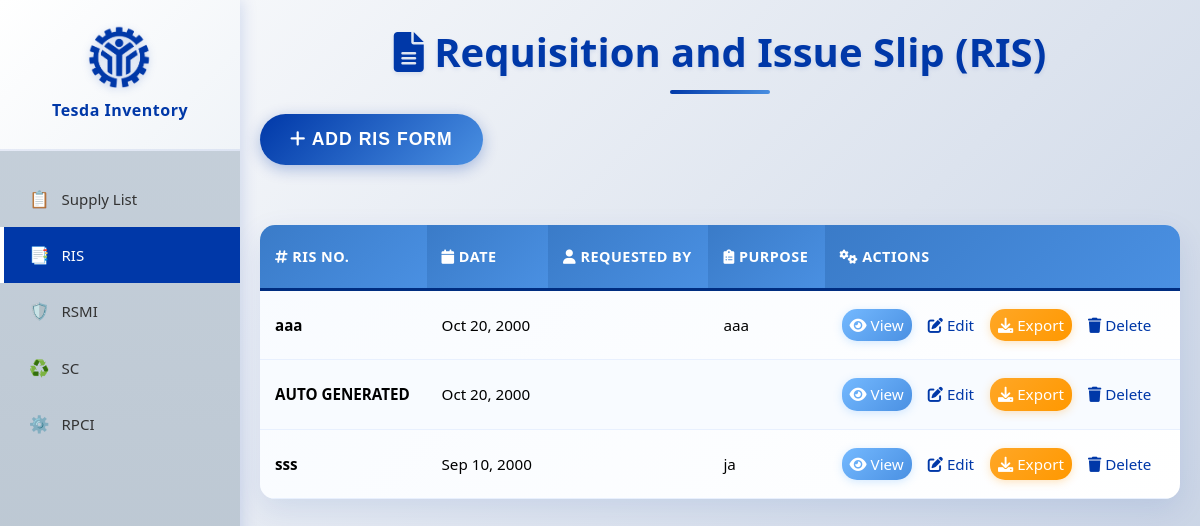
Page /ris.php on the earlier database version.
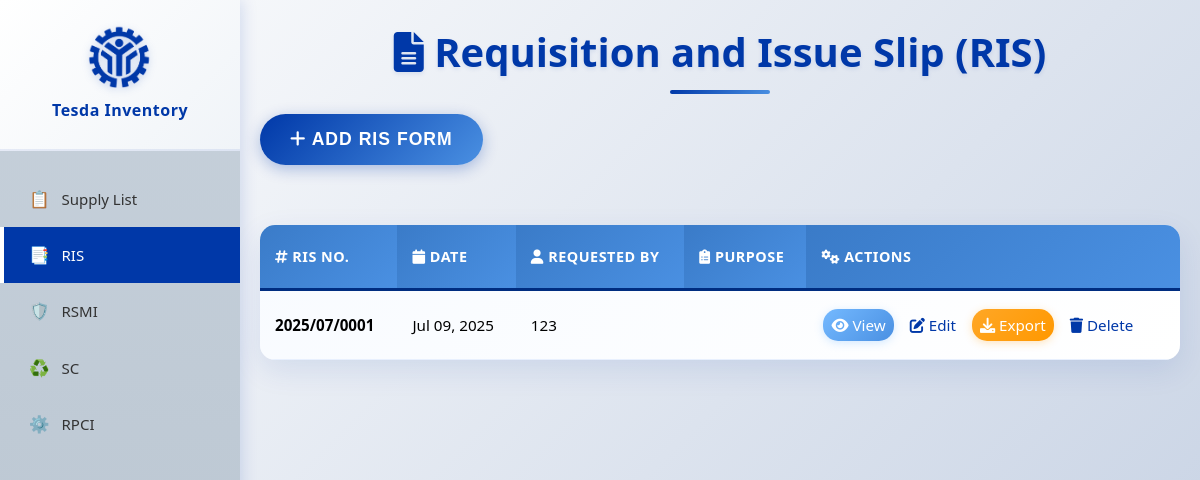
Same page on the later database version.
### tables this page shows
CREATE TABLE `ris` (
  `ris_id` int(11) NOT NULL,
  `entity_name` varchar(255) DEFAULT NULL,
  `fund_cluster` varchar(100) DEFAULT NULL,
  `division` varchar(100) DEFAULT NULL,
  `office` varchar(100) DEFAULT NULL,
  `responsibility_center_code` varchar(100) DEFAULT NULL,
  `ris_no` varchar(100) DEFAULT NULL,
  `date_requested` date DEFAULT NULL,
  `purpose` text DEFAULT NULL,
  `requested_by` varchar(255) DEFAULT NULL,
  `approved_by` varchar(255) DEFAULT NULL,
  `issued_by` varchar(255) DEFAULT NULL,
  `received_by` varchar(255) DEFAULT NULL,
  `created_at` timestamp NOT NULL DEFAULT current_timestamp()
);

### ris.php (the view, shortened to what this page needs)
<!DOCTYPE html>
<html lang="en">
<head>
    <link rel="stylesheet" href="css/styles.css?v=<?= time() ?>">
    <link href="https://cdnjs.cloudflare.com/ajax/libs/font-awesome/6.0.0/css/all.min.css" rel="stylesheet">
</head>
<body class="ris-page">
<?php include 'sidebar.php'; ?>
<div class="content">
    <h2><i class="fas fa-file-alt"></i> Requisition and Issue Slip (RIS)</h2>
    <button onclick="window.location.href='add_ris.php'">
        <i class="fas fa-plus"></i> Add RIS Form
    </button>
    <table>
        <thead>
            <tr>
                <th><i class="fas fa-hashtag"></i> RIS No.</th>
                <th><i class="fas fa-calendar"></i> Date</th>
                <th><i class="fas fa-user"></i> Requested By</th>
                <th><i class="fas fa-clipboard-list"></i> Purpose</th>
                <th><i class="fas fa-cogs"></i> Actions</th>
            </tr>
        </thead>
        <tbody>
            <?php
            $result = $conn->query("SELECT * FROM ris ORDER BY date_requested DESC");
            if ($result && $result->num_rows > 0) {
                while ($row = $result->fetch_assoc()) {
                    echo '<tr>';
                    echo '<td><strong>' . htmlspecialchars($row['ris_no']) . '</strong></td>';
                    echo '<td>' . date('M d, Y', strtotime($row['date_requested'])) . '</td>';
                    echo '<td>' . htmlspecialchars($row['requested_by']) . '</td>';
                    echo '<td>' . htmlspecialchars($row['purpose']) . '</td>';
                    echo '<td>
                        <a href="view_ris.php?ris_id=' . $row["ris_id"] . '" title="View RIS">
                            <i class="fas fa-eye"></i> View
                        </a>
                        <a href="add_ris.php?ris_id=' . $row["ris_id"] . '" title="Edit RIS">
                            <i class="fas fa-edit"></i> Edit
                        </a>
                        <a href="export_ris.php?ris_id=' . $row["ris_id"] . '" title="Export RIS">
                            <i class="fas fa-download"></i> Export
                        </a>
                        <a href="ris.php?delete_ris_id=' . $row["ris_id"] . '"
                           onclick="return confirm(\'Are you sure you want to delete this RIS?\')"
                           title="Delete RIS">
                            <i class="fas fa-trash"></i> Delete
                        </a>
                    </td>';
                    echo '</tr>';
                }
            } else {
                echo '<tr><td colspan="5">
                        <i class="fas fa-inbox"></i> No RIS records found.
                      </td></tr>';
            }
            ?>
        </tbody>
    </table>
</div>
</body>
</html>

Differences in the rows shown:
removed ris: ris_no "aaa", date_requested "Oct 20, 2000", purpose "aaa"
removed ris: ris_no "AUTO GENERATED", date_requested "Oct 20, 2000"
removed ris: ris_no "sss", date_requested "Sep 10, 2000", purpose "ja"
added ris: ris_no "2025/07/0001", date_requested "Jul 09, 2025", requested_by "123"
